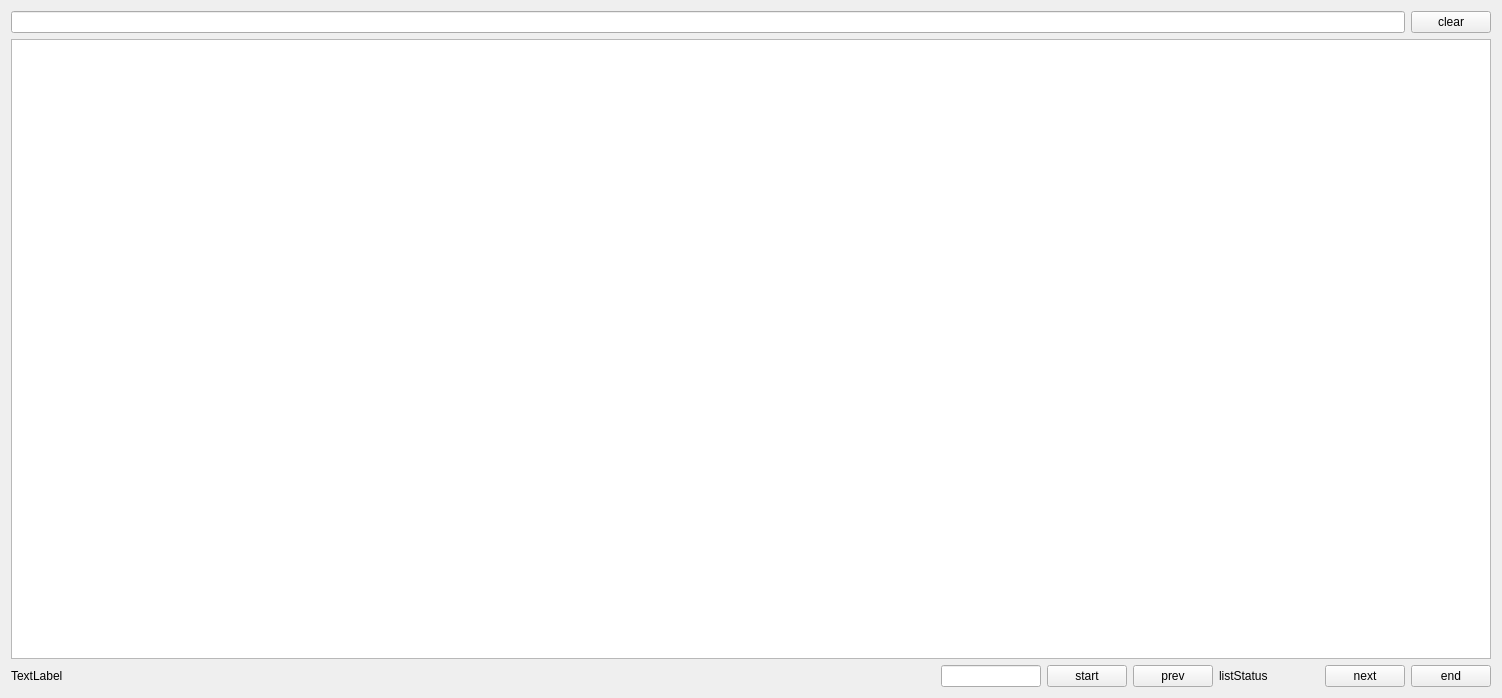
<?xml version="1.0" encoding="UTF-8"?>
<ui version="4.0">
 <class>PageableList</class>
 <widget class="QWidget" name="PageableList">
  <property name="geometry">
   <rect>
    <x>0</x>
    <y>0</y>
    <width>1502</width>
    <height>698</height>
   </rect>
  </property>
  <property name="windowTitle">
   <string>PageableList</string>
  </property>
  <layout class="QVBoxLayout" name="verticalLayout">
   <item>
    <layout class="QHBoxLayout" name="horizontalLayout_2">
     <property name="topMargin">
      <number>0</number>
     </property>
     <item>
      <widget class="QLineEdit" name="prefixEdit"/>
     </item>
     <item>
      <widget class="QPushButton" name="prefixClearButton">
       <property name="text">
        <string>clear</string>
       </property>
      </widget>
     </item>
    </layout>
   </item>
   <item>
    <widget class="QListView" name="listView"/>
   </item>
   <item>
    <layout class="QHBoxLayout" name="horizontalLayout">
     <property name="topMargin">
      <number>0</number>
     </property>
     <item>
      <widget class="QLabel" name="statusLabel">
       <property name="minimumSize">
        <size>
         <width>400</width>
         <height>0</height>
        </size>
       </property>
       <property name="text">
        <string>TextLabel</string>
       </property>
      </widget>
     </item>
     <item>
      <spacer name="horizontalSpacer">
       <property name="orientation">
        <enum>Qt::Orientation::Horizontal</enum>
       </property>
       <property name="sizeHint" stdset="0">
        <size>
         <width>40</width>
         <height>20</height>
        </size>
       </property>
      </spacer>
     </item>
     <item>
      <widget class="QLineEdit" name="pageSizeEdit">
       <property name="maximumSize">
        <size>
         <width>100</width>
         <height>16777215</height>
        </size>
       </property>
      </widget>
     </item>
     <item>
      <widget class="QPushButton" name="startButton">
       <property name="text">
        <string>start</string>
       </property>
      </widget>
     </item>
     <item>
      <widget class="QPushButton" name="previousButton">
       <property name="text">
        <string>prev</string>
       </property>
      </widget>
     </item>
     <item>
      <widget class="QLabel" name="pageStatusLabel">
       <property name="minimumSize">
        <size>
         <width>100</width>
         <height>0</height>
        </size>
       </property>
       <property name="text">
        <string>listStatus</string>
       </property>
      </widget>
     </item>
     <item>
      <widget class="QPushButton" name="nextButton">
       <property name="text">
        <string>next</string>
       </property>
      </widget>
     </item>
     <item>
      <widget class="QPushButton" name="endButton">
       <property name="text">
        <string>end</string>
       </property>
      </widget>
     </item>
    </layout>
   </item>
  </layout>
 </widget>
 <resources/>
 <connections/>
</ui>
